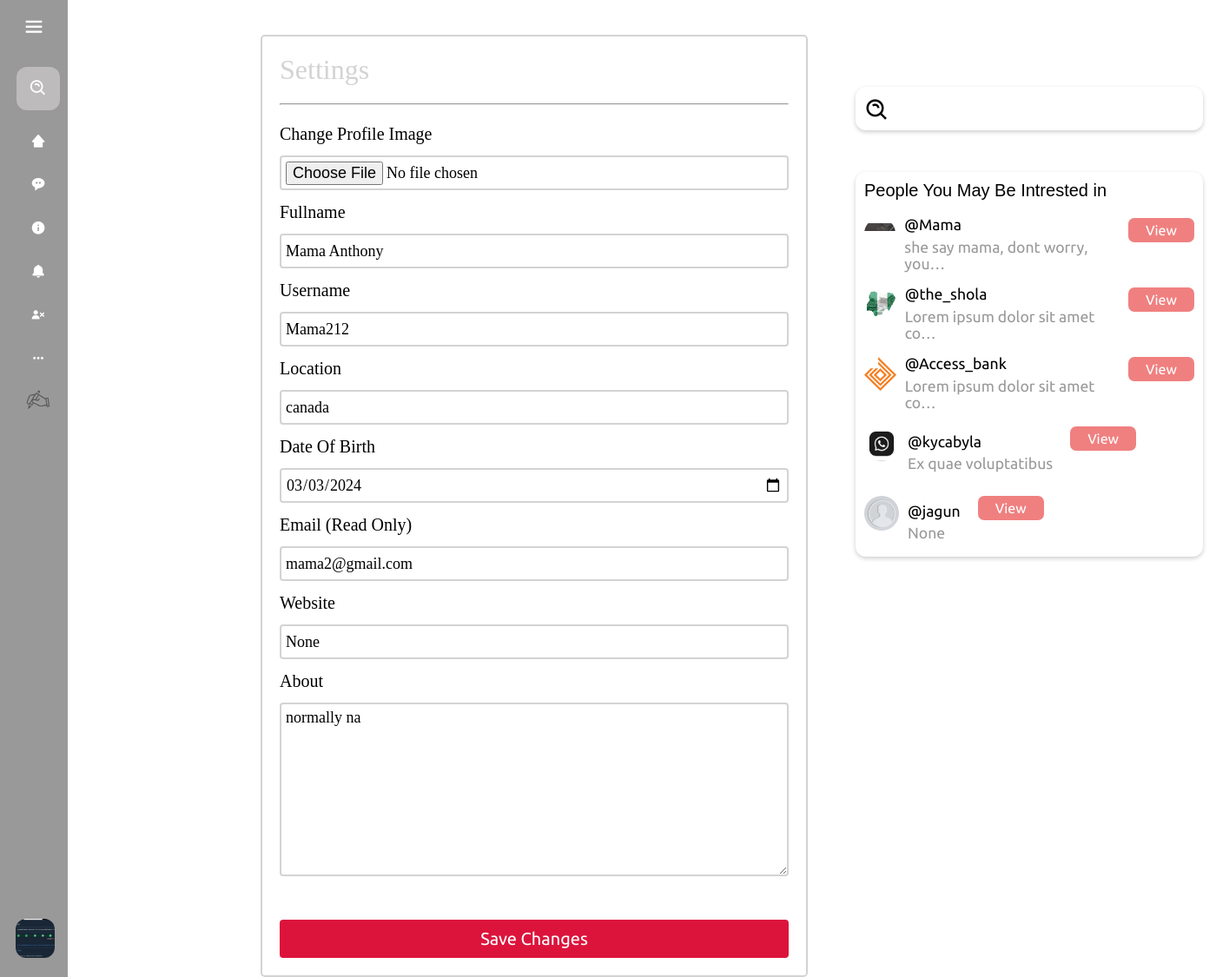
The page /edit_profile/ (signed in) on the database its author committed.
### blog/models.py (models this page shows, shortened)
class Profile(models.Model):
    user = models.OneToOneField(User, on_delete=models.CASCADE)
    bio = models.TextField(null=True, blank=True)
    dob = models.DateField(null=True, blank=True)
    profile_img =  models.ImageField( upload_to='profile_images', default='default.jpg')
    location = models.CharField(null=True, blank=True, max_length=100)
    website = models.CharField(null=True, blank=True,max_length=100)
    about = models.TextField(null=True, blank=True)
    followers = models.ManyToManyField('self', symmetrical=False, related_name='following')
    userfol = models.ManyToManyField('self', symmetrical=False, related_name='userfollowing')

### blog/views.py (the view, shortened to what this page needs)
# urls.py: path("edit_profile/", views.edit_profile , name="edit_profile-page"),
@login_required(login_url="signin-page")
def edit_profile(request):
    user_object = User.objects.get(username=request.user)
    currently_user = Profile.objects.get(user=user_object)
    c_user_profile = Profile.objects.get(user=user_object)
    user_following_all = []
    user_following = FollowRelationship.objects.filter(follower=c_user_profile)
    for user in user_following:
        user_list = Profile.objects.get(user=user.following.user)
        user_following_all.append(user_list)
    following_profile_ids = [user.following.pk for user in user_following]  # Extract following profile IDs (changed)
    all_profiles = Profile.objects.exclude(user=request.user).exclude(pk__in=following_profile_ids)
    final_suggestion_list = list(all_profiles[:5])
    import random
    random.shuffle(final_suggestion_list)
    username_profile = []
    username_profile_list = []
    for users in final_suggestion_list:
        username_profile.append(users.id)
    for id in username_profile:
        profile_lists = Profile.objects.filter(id=id)
        username_profile_list.append(profile_lists)
        suggestions_username_profile_list = list(chain(*username_profile_list))
    context = {"currently_user": currently_user, 'c_user_profile' : c_user_profile, "suggestions_username_profile_list":suggestions_username_profile_list }
    return render(request, "edit_profile.html", context)

### templates/edit_profile.html (shortened to what this page needs)
{% extends "base.html" %} {% load static %}  {% block content %}
<main class="mymain">
  <section class="main-div">
    <div class="inner_div">
      <form
        class="tf"
        id="myform"
        action=""
        method="post"
        enctype="multipart/form-data"
      >
        <p class="form_heading_name">Settings</p>
        <hr style="margin-top: 20px" />
        <br />
        <div class="txt_feild">
          <input name="file" type="file" accept="image/*" />
          <label for=""> Change Profile Image </label>
        </div>
        <div class="txt_feild">
          <input type="text" value="{{currently_user.user.first_name}}" name="name"/>
          <label for=""> Fullname </label>
        </div>
        <div class="txt_feild">
          <input type="text" value="{{currently_user.user.username}}" name="username" />
          <label for=""> Username </label>
        </div>
        <div class="txt_feild">
          <input type="text" name="location" value="{{ currently_user.location }}" />
          <label for=""> Location </label>
        </div>
        <div class="txt_feild">
          <input type="date" value="{{ currently_user.dob|date:'Y-m-d' }}" name="dob"/>
          <label for=""> Date Of Birth </label>
        </div>
        <div class="txt_feild">
          <input type="text" value="{{currently_user.user.email}}" name="email" />
          <label for=""> Email (Read Only) </label>
        </div>
        <div class="txt_feild">
          <input type="text" value="{{currently_user.website}}" name="Website" />
          <label for=""> Website </label>
        </div>
        <div class="txt_feild">
          <Textarea  name="bio">{{currently_user.bio}}</Textarea>
          <label for=""> About </label>
        </div>
        <button class="sm" type="submit">Save Changes</button>
      </form>
    </div>
  </section>
</main>
{% endblock %}

### templates/navbar.html (shortened to what this page needs)
{% load static %}
<!DOCTYPE html>
<html lang="en">
  <head>
    <link
      href="https://unpkg.com/boxicons@2.1.4/css/boxicons.min.css"
      rel="stylesheet"
    />
    <link rel="stylesheet" href="{% static 'css/navbar.css' %}" />
  </head>
  <body>
    <nav class="sidebar">
      <div class="logo_content">
        <i class="bx bx-menu" id="btn"></i>
      </div>
      <ul class="nav_list">
        <li>
          <form action="">
            <i class="bx bx-search-alt sbfh"></i>
            <input type="search" placeholder="search..." name="" id="" />
          </form>
        </li>
        <li>
          <a href="/">
            <i class="bx bxs-home-alt-2"></i>
          </a>
        </li>
        <li>
          <a href="">
            <i class="bx bxs-message-rounded-dots"></i>
          </a>
        </li>
        <li>
          <a href="">
            <i class='bx bxs-info-circle' ></i>            <span class="links_name">About us</span>
          </a>
        </li>
        <li>
          <a href="/notification">
            <i class="bx bxs-bell"></i>
          </a>
        </li>
        {% if request.user.is_authenticated %}
        <li>
          <a href="/logout">
            <i class="bx bxs-user-x"></i>
          </a>
        </li>
        {% endif %}
        <li>
          <a href="">
            <i class="bx bx-dots-horizontal-rounded"></i>
          </a>
        </li>
        <li>
          <a href="/post">
            <i
              style="
                display: flex;
                align-items: center;
                justify-content: center;
              "
              ><img
                style="width: 30px"
                src="../static/img/hand_with_pen_50px.png"
                alt=""
            /></i>
          </a>
        </li>
        <div class="profile_content">
          <div class="profile">
            <a
              href="/profile/{{request.user.username}}"
              class="profile_details"
            >
              {% if request.user.is_authenticated %}
              <img src="{{ c_user_profile.profile_img.url }}" alt="" />
              {% endif %}
            </a>
          </div>
        </div>
      </ul>
    </nav>
  </body>
</html>

### templates/sidebar.html (shortened to what this page needs)
{% load static %}
<head>
  <link rel="stylesheet" href="{% static 'css/sidebar.css' %}" />
</head>
<body>
  <aside class="my_sidebar">
    <form class="search_div" action="{% url 'search-page'  %}" method="GET">
      <div>
        <i class="bx bx-search-alt"></i>
        <input name="q" type="text" value="{{searchterm}}" />
      </div>
    </form>
    <div class="other_people">
      <p>People You May Be Intrested in</p>
      {% for sug in suggestions_username_profile_list %}
      <a class="hv the_person" href="/profile/{{sug.user}}/">
        <div class="the_person_img">
          <img
            src="{{sug.profile_img.url}}"
            alt=""
          />
        </div>
        <div class="the_person_info">
          <div>@{{sug.user}}</div>
          <div class="the_person_un">{{sug.bio|truncatechars:30}}</div>
        </div>
        <div class="the_person_btn">
          <button>View</button>
        </div>
      </a>
      {% endfor %}
    </div>
  </aside>
</body>

### static/css/navbar.css (style rules this page uses)
* { margin: 0; padding: 0; box-sizing: border-box; }
body { position: relative; min-height: 100vh; width: 100%; }
.sidebar { font-family: Ubuntu ; position: fixed; top: 0; left: 0; height: 100%; width: 78px; background: #999; padding: 6px 14px; transition: .3s ease-in; }
.sidebar #btn { color: white; position: absolute; left: 50%; top: 6px; font-size: 28px; height: 50px; width: 50px; text-align: center; line-height: 50px; transform: translateX(-50%); }
.sidebar ul { margin-top: 20px; }
.sidebar ul li { list-style: none; position: relative; height: 50%; width: 100%; margin: 0 5px; line-height: 50px ; white-space:nowrap; }
.sidebar ul li:nth-child(1) { margin-bottom: 10px; }
.sbfh { position: absolute; z-index: 9991; top: 50%; left: 0; transform: translateY(-50%); font-size: 22px; color: #FFF; }
.sidebar ul li input { height: 50px; width: 100%; left: 0; top: 0; border-radius: 12px; outline: none; border: none; background: #bdbbbb; color: white; padding-left: 50px; font-size: 18px; }
.sidebar ul li a { color: white; display: flex; font-size: 1.1rem; align-items: center; text-decoration: none; transition: all .4s ease; border-radius: 12px; }
.sidebar ul li i { height: 50px; min-width: 50px; border-radius: 12px; line-height: 50px; text-align: center; }
.sidebar .profile_content { position: absolute; color: #FFF; padding: 10px; padding-bottom: 20px; bottom: 0; left: 0; margin-left: 8px; }
.profile .profile_details { text-decoration: none; color: #FFF; display: flex; align-items: center; }
.profile .profile_details img { height: 45px; width: 45px; object-fit: cover; border-radius: 12px; }

### static/css/sidebar.css (style rules this page uses)
* { padding: 0; margin: 0; }
.my_sidebar { margin-top: 90px; box-sizing: unset; width: 400px; border-radius: 10px; padding: 10px; display: flex; gap: 3rem; flex-direction: column; align-items: center; }
.search_div { width: 100%; display: flex; align-items: center; justify-content: center; font-size: 1.2rem; }
.search_div input { height: 50px; width: 400px; border-radius: 12px; outline: none; border: none; box-shadow: 0 2px 5px 0 rgba(0, 0, 0, 0.2); font-family: sans-serif; padding-left: 50px; font-size: 20px; }
.search_div i { position: absolute; margin-top: 12px; margin-left: 10px; z-index: 999; font-size: 30px; }
.other_people { box-sizing: unset; box-shadow: 0 2px 5px 0 rgba(0, 0, 0, 0.2); border-radius: 12px; width: 100%; }
.other_people p { padding: 10px; font-family: sans-serif; font-size: 20px; }
.the_person { padding: 10px; width: 400px; height: 80px; display: flex; color: black; text-decoration: none; font-family: ubuntu; }
.the_person_img { width: 40px; height: 40px; overflow: hidden; border-radius: 50px; object-position: center; object-fit: cover; }
.the_person_img img { width: 100%; }
.the_person_info { display: flex; margin-left: 10px; flex-direction: column; gap: 0.4rem; justify-content: center; font-size: 1.1rem; }
.the_person_un { color: #999; }
.the_person_btn { margin-left: 20px; }
.the_person_btn button { outline: none; padding: 5px 20px; font-family: ubuntu; font-size: 1rem; background-color: lightcoral; color: white; border-radius: 7px; border: none; }

### templates/edit_profile.html (style rules this page uses)
* { box-sizing: border-box; margin: 0; padding: 0; }
.main-div { margin-right: 40px; }
.inner_div { margin-top: 40px; border: 2px solid lightgray; border-radius: 5px; width: 630px; }
.tf { padding: 20px; }
.form_heading_name { font-family: barlow; font-size: 2rem; color: lightgray; }
.txt_feild { position: relative; display: flex; flex-direction: column; gap: 1rem; margin: 40px 0; padding-bottom: 10px; }
.txt_feild input, .txt_feild textarea, .job_type_option { font-family: Barlow; width: 100%; padding: 5px; height: 40px; font-size: 18px; border: 2px solid lightgray; border-radius: 4px; outline: none; transition: 0.5s; }
.txt_feild textarea { height: 200px; }
.txt_feild label { font-family: Barlow; font-size: 20px; display: flex; align-items: center; gap: 0.4rem; color: black; position: absolute; top: -25px; transform: translateY(-50%); transition: 0.5s; }
.sm { width: 100%; display: block; font-family: ubuntu; font-size: 20px; padding: 10px 20px; background-color: crimson; border: none; border-radius: 4px; color: white; }

### rows shown on the page
Profile: profile_img (picture), name "Mama Anthony", username "Mama212", location "canada", dob "03/03/2024", email "mama2@gmail.com", Website "None", bio "normally na"
Profile: profile_img (picture), user "Mama", bio "she say mama, dont worry, you…"
Profile: profile_img (picture), user "the_shola", bio "Lorem ipsum dolor sit amet co…"
Profile: profile_img (picture), user "Access_bank", bio "Lorem ipsum dolor sit amet co…"
Profile: profile_img (picture), user "kycabyla", bio "Ex quae voluptatibus"
Profile: profile_img (placeholder picture), user "jagun", bio "None"
